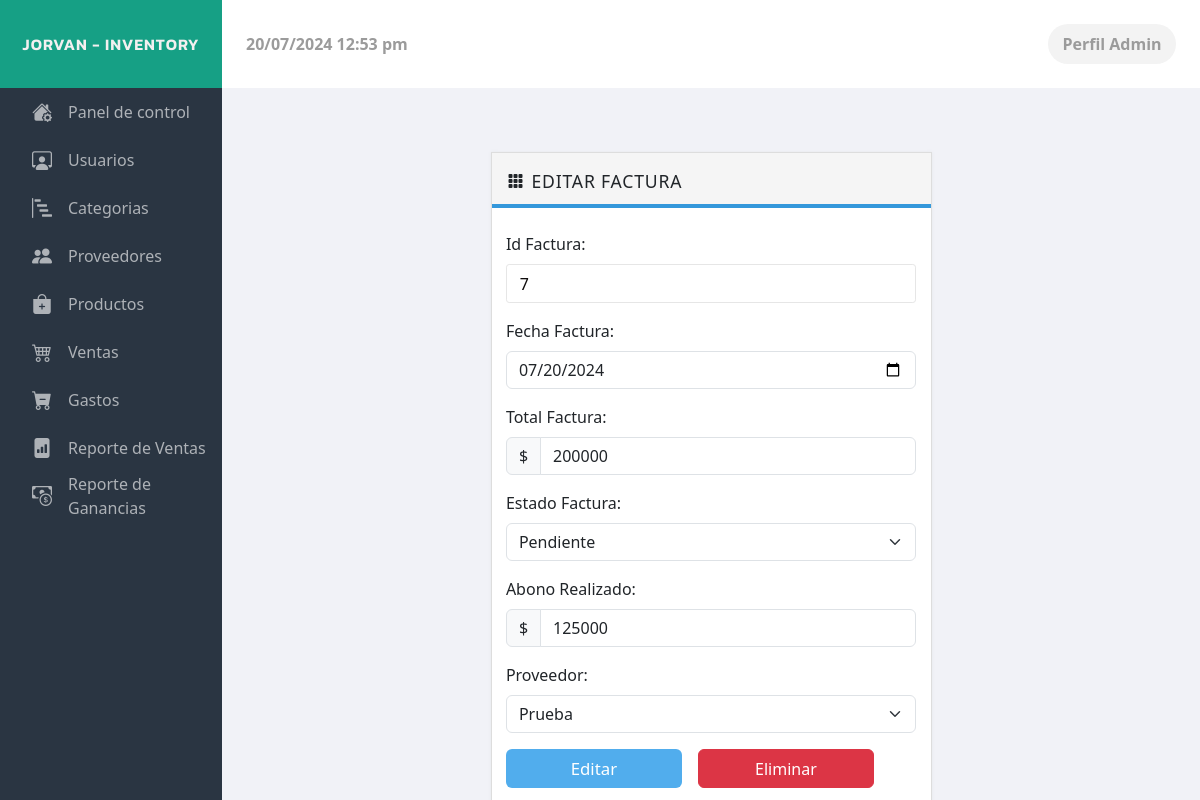
The app's page /admin/view/edit/editarFacturas.php?id_factura=7 with its own data.
### tables this page shows
CREATE TABLE `factura` (
  `id_fac` int(10) NOT NULL,
  `fecha_fac` date NOT NULL,
  `total_fac` varchar(60) NOT NULL,
  `estado_fac` varchar(60) NOT NULL,
  `abono_fac` varchar(60) NOT NULL,
  `id_provFac` int(10) NOT NULL
);

CREATE TABLE `proveedor` (
  `id_prov` int(10) NOT NULL,
  `nombre_prov` varchar(60) NOT NULL
);

### admin/model/datosFactura.php (called while the page is built, shortened)
<?php
class misFactura
{
    function verFacturaId($id)
    {
        $conexion = new Conexion();
        $arreglo = array();
        $consulta = "SELECT * FROM factura
                    WHERE id_fac = :id";
        $modules = $conexion->prepare($consulta);
        $modules->bindParam(":id", $id);
        $modules->execute();
        $total = $modules->rowCount();
        if ($total > 0) {
            $i = 0;
            while ($data = $modules->fetch(PDO::FETCH_ASSOC)) {
                $arreglo[$i] = $data;
                $i++;
            }
        }
        return $arreglo;
    }
}
?>

### admin/model/datosProveedor.php (called while the page is built, shortened)
<?php
class misProveedor
{
    function verProveedorId($id)
    {
        $conexion = new Conexion();
        $arreglo = array();
        $consulta = "SELECT * FROM proveedor
                    WHERE id_prov = :id";
        $modules = $conexion->prepare($consulta);
        $modules->bindParam(":id", $id);
        $modules->execute();
        $total = $modules->rowCount();
        if ($total > 0) {
            $i = 0;
            while ($data = $modules->fetch(PDO::FETCH_ASSOC)) {
                $arreglo[$i] = $data;
                $i++;
            }
        }
        return $arreglo;
    }
}
?>

### admin/view/edit/editarFacturas.php (the view, shortened to what this page needs)
<?php
include ("../../model/datosFactura.php");
include ("../../model/datosProveedor.php");
$misFactura = new misFactura();
$misProveedor = new misProveedor();
if(isset($_GET['id_factura'])) {
  $id_factura = $_GET['id_factura'];
  $respFacturas = $misFactura->verFacturaId($id_factura);
  if(count($respFacturas) > 0) {
    $id_fac = $respFacturas[0]['id_fac'];
    $fecha_fac = $respFacturas[0]['fecha_fac'];
    $total_fac = $respFacturas[0]['total_fac'];
    $estado_fac = $respFacturas[0]['estado_fac'];
    $abono_fac = $respFacturas[0]['abono_fac'];
    $id_provFac = $respFacturas[0]['id_provFac'];
    $respProveedor = $misProveedor->verProveedorId($id_provFac);
    $nombre_provFac = $respProveedor[0]['nombre_prov'];
  } else {
    echo '<script>
        alert ("La factura seleccionada no fue encontrada.")
        self.location="../facturas.php"
        </script>';
  }
} else {
  echo '<script>
        alert ("Debe seleccionar una factura")
        self.location="../facturas.php"
        </script>';
}
?>
<!doctype html>
<html lang="en">
  <head>
    <link href="https://cdn.jsdelivr.net/npm/bootstrap@5.3.3/dist/css/bootstrap.min.css" rel="stylesheet">
    <link rel="stylesheet" href="https://cdn.jsdelivr.net/npm/bootstrap-icons@1.10.5/font/bootstrap-icons.css">
    <link rel="stylesheet" href="../../libraries/style.css">
  </head>
  <body>
    <section class="header">
        <div class="nombre">
            <p class="m-0">JORVAN - INVENTORY</p>
        </div>
        <div class="fecha">
            <p><?php date_default_timezone_set('America/Bogota'); echo date("d/m/Y  g:i a");?></p>
            <div class="perfil">
                <p class="m-0">Perfil Admin</p>
            </div>
        </div>
    </section>
<section class="contenido">
    <?php include('barraHorizontalEdit.php') ?>
    <div class="interfaz overflow-auto d-flex justify-content-center">
        <div class="categorias w-50">
                <div class="tabla">
                    <div class="head">
                        <i class="bi bi-grid-3x3-gap-fill"></i>
                        <h6>EDITAR FACTURA</h6>
                    </div>
                    <form class="body">
                        <div>
                            <label for="id_fac" class="form-label">Id Factura:</label>
                            <input class="form-control" type="text" id="id_fac" name="id_fac" readonly value=<?php echo $id_fac; ?>>
                        </div>
                        <div>
                            <label for="id_fac" class="form-label">Fecha Factura:</label>
                            <input class="form-control" type="date" id="fecha_fac" name="fecha_fac" value="<?php echo $fecha_fac; ?>">
                        </div>
                        <div>
                            <label for="total_fac" class="form-label">Total Factura:</label>
                            <div class="input-group">
                                <span class="input-group-text">$</span>
                                <input type="number" class="form-control" id="total_fac" name="total_fac" value= <?php echo $total_fac; ?>>
                            </div>
                        </div>
                        <div>
                            <label for="estado_fac" class="form-label">Estado Factura:</label>
                            <select name="estado_fac" id="estado_fac" class="form-select">
                                <option value="<?php echo $estado_fac; ?>" selected><?php echo $estado_fac; ?></option>
                            </select>
                        </div>
                        <div>
                            <label for="abono_fac" class="form-label">Abono Realizado:</label>
                            <div class="input-group">
                                <span class="input-group-text">$</span>
                                <input class="form-control" aria-label="abono_fac" type="number" id="abono_fac" name="abono_fac" value=<?php echo $abono_fac; ?>>
                            </div>
                        </div>
                        <div>
                            <label for="id_provFac" class="form-label">Proveedor:</label>
                            <select class="form-select" name="id_provFac" id="id_provFac">
                                <option value="<?php echo $id_provFac; ?>" selected><?php echo $nombre_provFac; ?></option>
                            </select>
                        </div>
                        <div class="d-flex gap-3">
                            <input type="button" class="btn btn2" id="editarFactura" value="Editar">
                            <input type="button" class="btn btn-danger" id="eliminarFactura" value="Eliminar">
                        </div>
                    </form>
                </div>
        </div>
    </div>
  </body>
</html>

### admin/libraries/style.css (style rules this page uses)
* { margin: 0; padding: 0; }
body { display: flex; flex-direction: column; width: 100%; height: 100vh; }
body .header { display: flex; justify-content: center; width: 100%; height: 11vh; }
body .header .nombre { display: flex; align-items: center; justify-content: center; flex: 0.185; background-color: #16A085; color: #f3f0f0; font-family: "Kanit", sans-serif; font-size: 1rem; font-weight: 600; letter-spacing: 1px; }
body .header .fecha { flex: 0.815; display: flex; align-items: center; justify-content: space-between; font-weight: 700; color: rgb(155, 155, 155); }
body .header .fecha p { margin-left: 1.5rem; margin-bottom: 0rem; }
body .header .fecha .perfil { display: flex; flex-direction: column; align-items: center; justify-content: center; margin-right: 1.5rem; width: 8rem; height: 2.5rem; border-radius: 3rem; background-color: #f3f3f3; border: 1.95px solid transparent; }
body .contenido { display: flex; width: 100%; height: 89vh; transition: 0.4s; }
body .contenido .interfaz { flex: 0.815; }
body .contenido .interfaz, body .contenido .flex-100 { background-color: #F1F2F7; }
body .contenido .interfaz .categorias, body .contenido .flex-100 .categorias { display: flex; width: 100%; padding: 1.5rem; gap: 2.5rem; margin: 2.5rem 0rem; align-items: start; }
body .contenido .interfaz .categorias .tabla, body .contenido .flex-100 .categorias .tabla { display: flex; flex-direction: column; flex: 1; background-color: white; border: 1px solid #DDDDDD; box-shadow: 0rem 0rem 0.2rem #E6E7EB; height: auto; }
body .contenido .interfaz .categorias .tabla .head, body .contenido .flex-100 .categorias .tabla .head { display: flex; gap: 0.5rem; margin-bottom: 0.5rem; background-color: #F5F5F5; border-bottom: 4px solid #3498DB; padding: 1rem 1rem 0.7rem 1rem; }
body .contenido .interfaz .categorias .tabla .head h6, body .contenido .flex-100 .categorias .tabla .head h6 { margin: 2px 0px 0px 0px; font-size: 1.1rem; letter-spacing: 0.8px; }
body .contenido .interfaz .categorias .tabla .body, body .contenido .flex-100 .categorias .tabla .body { padding: 1rem 0.9rem 0.7rem 0.9rem !important; margin-bottom: 1.5rem; }
body .contenido .interfaz .categorias .tabla form, body .contenido .flex-100 .categorias .tabla form { display: flex; flex-direction: column; gap: 1rem; }
body .contenido .interfaz .categorias .tabla form input[type=text], body .contenido .flex-100 .categorias .tabla form input[type=text] { border: 1px solid #E6E6E6; outline: none; color: #0f0c0c; padding: 0.4rem 0.8rem; border-radius: 0.2rem; }
body .contenido .interfaz .categorias .tabla form .btn, body .contenido .flex-100 .categorias .tabla form .btn { width: 11rem; }
body .contenido .interfaz .categorias .tabla form .btn2, body .contenido .flex-100 .categorias .tabla form .btn2 { background-color: #51ADED; color: white; width: 11rem; font-size: 1.05rem; border: 1.5px solid transparent; }

### records on screen
factura: id_fac "7", fecha_fac "07/20/2024", total_fac "200000", estado_fac "Pendiente", abono_fac "125000"
proveedor: id_provFac "Prueba"
